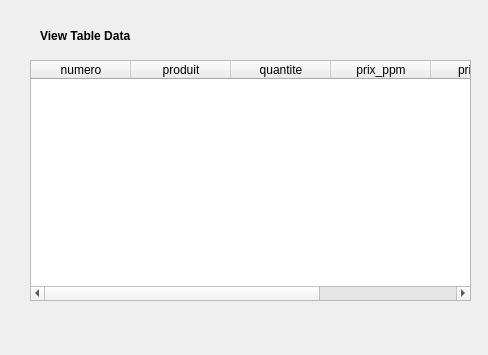
<?xml version="1.0" encoding="UTF-8"?>
<ui version="4.0">
 <class>Form</class>
 <widget class="QWidget" name="Form">
  <property name="geometry">
   <rect>
    <x>0</x>
    <y>0</y>
    <width>488</width>
    <height>355</height>
   </rect>
  </property>
  <property name="windowTitle">
   <string>Form</string>
  </property>
  <widget class="QLabel" name="label">
   <property name="geometry">
    <rect>
     <x>40</x>
     <y>20</y>
     <width>101</width>
     <height>31</height>
    </rect>
   </property>
   <property name="font">
    <font>
     <pointsize>9</pointsize>
     <weight>75</weight>
     <bold>true</bold>
    </font>
   </property>
   <property name="text">
    <string>View Table Data</string>
   </property>
  </widget>
  <widget class="QTableWidget" name="tableWidget">
   <property name="geometry">
    <rect>
     <x>30</x>
     <y>60</y>
     <width>441</width>
     <height>241</height>
    </rect>
   </property>
   <column>
    <property name="text">
     <string>numero</string>
    </property>
   </column>
   <column>
    <property name="text">
     <string>produit</string>
    </property>
   </column>
   <column>
    <property name="text">
     <string>quantite</string>
    </property>
   </column>
   <column>
    <property name="text">
     <string>prix_ppm</string>
    </property>
   </column>
   <column>
    <property name="text">
     <string>prix_pph</string>
    </property>
   </column>
   <column>
    <property name="text">
     <string>peremption</string>
    </property>
   </column>
  </widget>
 </widget>
 <resources/>
 <connections/>
</ui>
